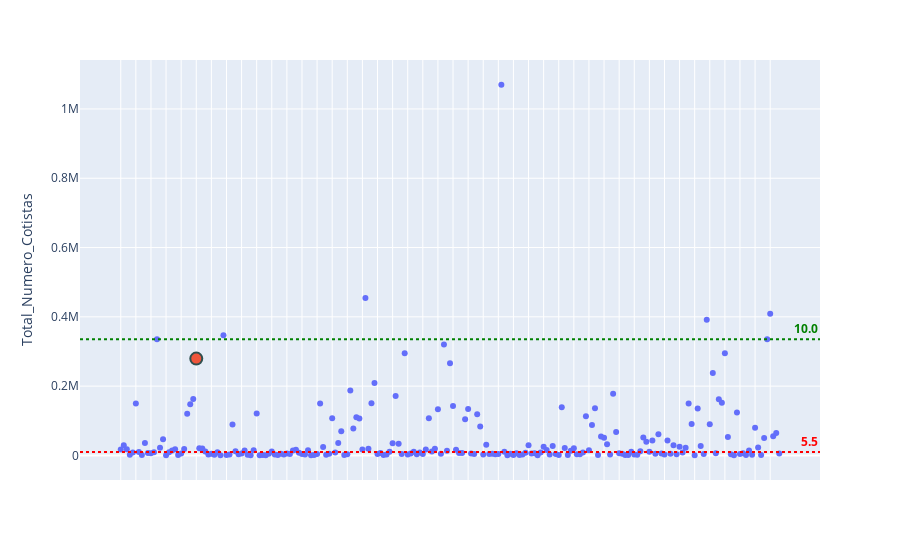

Here is the notebook cell this chart was saved with:
### Code cell
grafico = px.scatter(df_current[['Ticker', 'Total_Numero_Cotistas']], x='Ticker', y='Total_Numero_Cotistas')
grafico.add_scatter(x=x, y=y, marker=dict(size=12, line=dict(width=2, color='DarkSlateGrey')))
grafico.add_hline(y=10000.0,row=1,col=1,line_dash="dot",line_color="Red", annotation={'text': '<b>5.5</b>',
                                                                                    'font': {'color': 'red'}
                                                                                   })
grafico.add_hline(y=335298.0,row=1,col=1,line_dash="dot",line_color="Green", annotation={'text': '<b>10.0</b>',
                                                                                    'font': {'color': 'green'}
                                                                                   })
grafico.update_xaxes(showticklabels=False)
grafico.update_traces(showlegend=False)
grafico.update_xaxes(title_text="")
grafico.update_layout(
    #yaxis=dict(range=[10000, 500000])
    #xaxis=dict(domain=[0.25, 0.75]),
    #yaxis=dict(
    #    title="Cotistas",
    #)
)
grafico

### Figure 1 — Plotly figure (JSON) as saved in the notebook; plotly's stock layout.template omitted (floating-point values rounded to 4 significant figures; data arrays with more than 128 entries replaced by an {"elided": "..."} marker saying what was removed)
{"data": [{"hovertemplate": "Ticker=%{x}<br>Total_Numero_Cotistas=%{y}<extra></extra>", "legendgroup": "", "marker": {"color": "#636efa", "symbol": "circle"}, "mode": "markers", "name": "", "orientation": "v", "showlegend": false, "type": "scatter", "x": {"elided": "219 str values"}, "xaxis": "x", "y": {"elided": "219 int values"}, "yaxis": "y"}, {"marker": {"line": {"color": "DarkSlateGrey", "width": 2}, "size": 12}, "showlegend": false, "type": "scatter", "x": ["BTLG11"], "y": [279451]}], "layout": {"annotations": [{"font": {"color": "red"}, "showarrow": false, "text": "<b>5.5</b>", "x": 1, "xanchor": "right", "xref": "x domain", "y": 10000, "yanchor": "bottom", "yref": "y"}, {"font": {"color": "green"}, "showarrow": false, "text": "<b>10.0</b>", "x": 1, "xanchor": "right", "xref": "x domain", "y": 335298, "yanchor": "bottom", "yref": "y"}], "legend": {"tracegroupgap": 0}, "margin": {"t": 60}, "shapes": [{"line": {"color": "Red", "dash": "dot"}, "type": "line", "x0": 0, "x1": 1, "xref": "x domain", "y0": 10000, "y1": 10000, "yref": "y"}, {"line": {"color": "Green", "dash": "dot"}, "type": "line", "x0": 0, "x1": 1, "xref": "x domain", "y0": 335298, "y1": 335298, "yref": "y"}], "xaxis": {"anchor": "y", "domain": [0, 1], "showticklabels": false, "title": {"text": ""}}, "yaxis": {"anchor": "x", "domain": [0, 1], "title": {"text": "Total_Numero_Cotistas"}}}}
